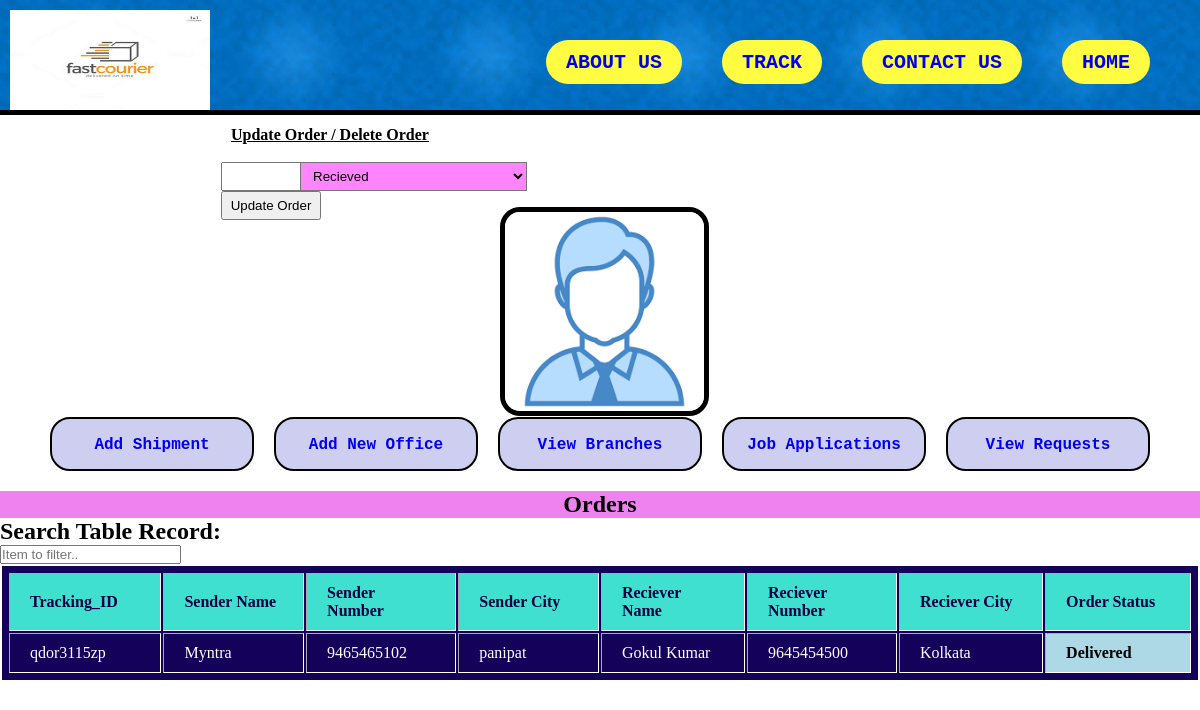
The page /admin_portal.php on the database its author committed.
### tables this page shows
CREATE TABLE `orderlist` (
  `trkid` varchar(12) NOT NULL,
  `sname` varchar(50) NOT NULL,
  `sph` bigint(10) NOT NULL,
  `scty` varchar(50) NOT NULL,
  `rname` varchar(50) NOT NULL,
  `rph` bigint(10) NOT NULL,
  `rcity` varchar(50) NOT NULL,
  `status` varchar(50) NOT NULL
);

### admin_portal.php (the view, shortened to what this page needs)
<!DOCTYPE html>
<html lang="en">
<head>
    <link rel="stylesheet" href="courier.css">
</head>
<body>
    <header>
        <div class="heading">
        <nav>
          <ul>
        <div class="logo">
          <img src="logo2.jfif">
        </div>
        <div id="search">
        </div>
                  <li><a href="home.php">Home </a></li>
                  <li><a href="contact.php">Contact Us </a></li>
                  <li><a href="track.php">TRACK</a></li>
                  <li><a href="about_us.php">About Us</a></li>
                </ul>
                </nav>
            </div>
              </header>
              <div class="form3">
                        <form action="" method="post">
                        <h4><u>Update Order / Delete Order</u></h4> <br>
                        <input type="text" name="trac" id="trac" style="padding: 5px 8px; margin-left: -10px; width: 65px;">
                            <select name="status" id="status_sel" style="padding: 5px 8px; margin-left: -10px; background-color: rgb(255, 133, 255);">
                                <option value="Recieved">Recieved</option>
                            </select>
                            <input type="submit" name="btn" value="Update Order" id="mybtn">
                        </form>
            </div>
    <div class="admin-img">
        <img src="adminimg.png" alt="admin-img">
    </div>
    <div class="buttons" style="margin-top: 20px;">
        <div><a href="calcPrice.php" class="link">add shipment</a></div>
        <div><a href="office.php" class="link">add new office</a></div>
        <div><a href="view_branches.php" class="link">view branches</a></div>
        <div><a href="application.php" class="link">Job Applications</a></div>
        <div><a href="view_req.php" class="link">View Requests</a></div>
    </div>
    <h2 style="background-color: violet; text-align: center;">Orders</h2>
    <section class="container cd-table-container">
    <h2 class="cd-title">Search Table Record:</h2>
    <input type="text" class="cd-search table-filter" data-table="order-table" placeholder="Item to filter.." />
<?php
$conn = mysqli_connect("localhost","root","","iwprj");
$sql = "SELECT * FROM orderlist";
$result = mysqli_query($conn,$sql);
$num = mysqli_num_rows($result);
if($num>0)
{
?>
    <table border="2" id="tracktbl" class="cd-table order-table table">
        <tr style="background-color: turquoise; color: rgb(7, 0, 65);">
            <td><b>Tracking_ID</b></td>
            <td><b>Sender Name</b></td>
            <td><b>Sender Number</b></td>
            <td><b>Sender City</b></td>
            <td><b>Reciever Name</b></td>
            <td><b>Reciever Number</b></td>
            <td><b>Reciever City</b></td>
            <td><b>Order Status</b></td>
        </tr>
        <?php
    while($row = mysqli_fetch_assoc($result))
    {
    ?>
        <tr>
            <td id="td1"><?php
                    echo $row['trkid'];  ?>  </td>
            <td><?php  echo $row['sname'] ?></td>
            <td><?php  echo $row['sph'] ?></td>
            <td><?php  echo $row['scty'] ?></td>
            <td><?php  echo $row['rname'] ?></td>
            <td><?php  echo $row['rph'] ?></td>
            <td><?php  echo $row['rcity'] ?></td>
            <td style="background-color: lightblue; color:black; font-weight:600;"><?php  echo $row['status'] ?></td>
        </tr>
    <?php
    }
    ?>
    </table>
    <?php
}
else{
    echo "nothong to display!";
}
?>
</body>
</html>

### courier.css (style rules this page uses)
* { margin: 0px; padding: 0px; }
.heading li { background-color: rgb(255, 252, 65); margin: 40px 20px; border-radius: 25px; }
.heading { width: 100%; overflow:hidden; height: 110px; }
.logo img { float: left; padding: 10px 10px 10px 10px; border-radius: 0%; width: 200px; }
#search { float: right; padding-left: 15px; padding-right: 15px; margin-top: 2px; border-radius: 10px; height: 25px; }
header { background-color: #0e9db9f1; background-image: url('background4.jfif'); border-radius: 0px; background-size: contain; color: white; font-size: 20px; border-bottom: #000000 5px solid; position: sticky; }
header a { font-weight: bold; text-decoration: none; font-size:20px; text-transform: uppercase; font-family: 'Courier New', Courier, monospace; }
header li { float: right; display: inline; padding:10px 20px 10px 20px; }
header img { width:400px; height: 100px; padding: 0px 10px 0px 5px; }

### admin_portal.php (style rules this page uses)
* { margin: 0px; padding: 0px; }
.admin-img { height: 200px; width: 200px; align-items: center; margin: auto; }
.admin-img img { margin-top: 20px; height:199px; width:199px; border:5px solid black; border-radius: 20px; }
.buttons div { height: 50px; width: 200px; border: 2px solid black; border-radius: 20px; background-color: rgb(206, 206, 241); text-align: center; line-height: 50px; margin: 10px; }
.link { text-decoration: none; text-transform: capitalize; font-family: 'Courier New', Courier, monospace; font-weight: 600; }
.buttons { display: flex; margin: 10px; justify-content: center; }
#tracktbl { background-color: rgb(20, 1, 90); color: rgb(255, 255, 255); border: solid 2px white; padding-left: 5px; padding-right: 5px; padding-top: 5px; padding-bottom: 5px; }
#tracktbl tr td { margin-left: 2px; margin-right: 2px; padding-left: 20px; padding-right: 20px; padding-top: 10px; padding-bottom: 10px; width: 120px; }
.form3 { margin-left: 200px; border: dotted 1px white; width: 300px; height: 50px; padding: 10px 30px; }
#trac, #mybtn { margin-left: -10px; padding: 5px; width: 100px; }

### rows shown on the page
orderlist: trkid "qdor3115zp", sname "Myntra", sph "9465465102", scty "panipat", rname "Gokul Kumar", rph "9645454500", rcity "Kolkata", status "Delivered"
